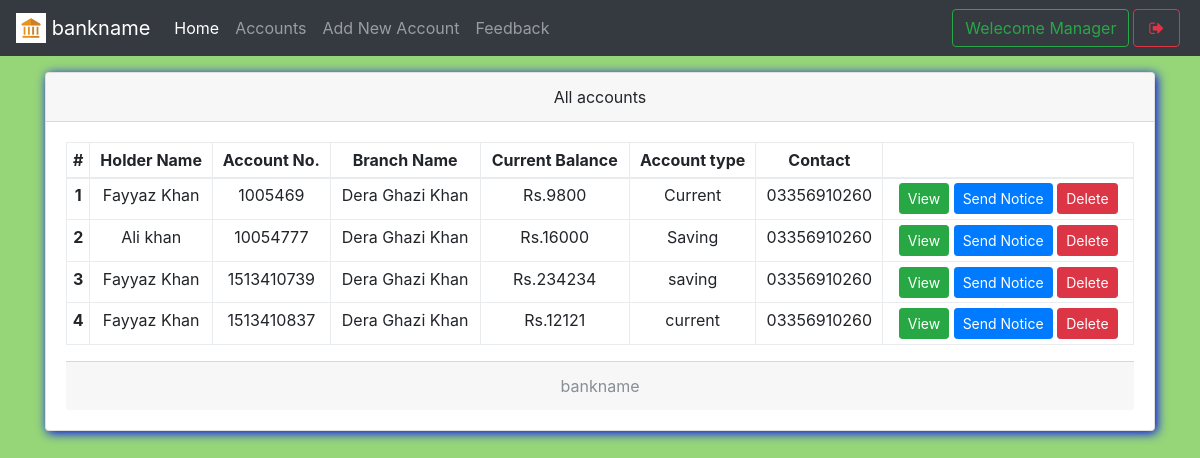
Page /mindex.php (signed in) on the earlier database version.
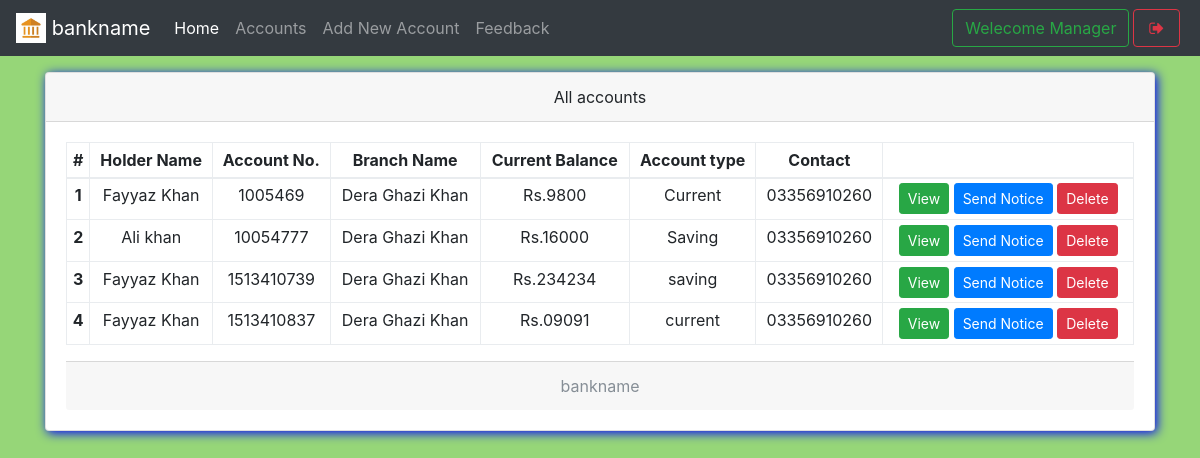
Same page on the later database version.
### tables this page shows
CREATE TABLE `useraccounts` (
  `id` int(11) NOT NULL,
  `email` text NOT NULL,
  `password` text NOT NULL,
  `name` varchar(111) NOT NULL,
  `balance` varchar(111) NOT NULL,
  `cnic` varchar(111) NOT NULL,
  `number` varchar(111) NOT NULL,
  `city` varchar(111) NOT NULL,
  `address` varchar(111) NOT NULL,
  `source` varchar(111) NOT NULL,
  `accountNo` varchar(111) NOT NULL,
  `branch` varchar(111) NOT NULL,
  `accountType` varchar(111) NOT NULL,
  `date` timestamp NOT NULL DEFAULT CURRENT_TIMESTAMP
);

CREATE TABLE `branch` (
  `branchId` int(11) NOT NULL,
  `branchNo` varchar(111) NOT NULL,
  `branchName` varchar(111) NOT NULL
);

### mindex.php (the view, shortened to what this page needs)
<!DOCTYPE html>
<html>
<head>
  <?php require 'assets/autoloader.php'; ?>
  <?php require 'assets/function.php'; ?>
</head>
<body style="background:#96D678;background-size: 100%">
<nav class="navbar navbar-expand-lg navbar-dark bg-dark fixed-top">
 <a class="navbar-brand" href="#">
    <img src="images/logo.png" width="30" height="30" class="d-inline-block align-top" alt="">
   <?php echo bankname; ?>
  </a>
  <div class="collapse navbar-collapse" id="navbarSupportedContent">
    <ul class="navbar-nav mr-auto">
      <li class="nav-item ">
        <a class="nav-link active" href="mindex.php">Home <span class="sr-only">(current)</span></a>
      </li>
      <li class="nav-item ">  <a class="nav-link" href="maccounts.php">Accounts</a></li>
      <li class="nav-item ">  <a class="nav-link" href="maddnew.php">Add New Account</a></li>
      <li class="nav-item ">  <a class="nav-link" href="mfeedback.php">Feedback</a></li>
    </ul>
    <?php include 'msideButton.php'; ?>
  </div>
</nav><br><br><br>
<div class="container">
<div class="card w-100 text-center shadowBlue">
  <div class="card-header">
    All accounts
  </div>
  <div class="card-body">
   <table class="table table-bordered table-sm">
  <thead>
    <tr>
      <th scope="col">#</th>
      <th scope="col">Holder Name</th>
      <th scope="col">Account No.</th>
      <th scope="col">Branch Name</th>
      <th scope="col">Current Balance</th>
      <th scope="col">Account type</th>
      <th scope="col">Contact</th>
      <th scope="col"></th>
    </tr>
  </thead>
  <tbody>
    <?php
      $i=0;
      $array = $con->query("select * from useraccounts,branch where useraccounts.branch = branch.branchId");
      if ($array->num_rows > 0)
      {
        while ($row = $array->fetch_assoc())
        {$i++;
    ?>
      <tr>
        <th scope="row"><?php echo $i ?></th>
        <td><?php echo $row['name'] ?></td>
        <td><?php echo $row['accountNo'] ?></td>
        <td><?php echo $row['branchName'] ?></td>
        <td>Rs.<?php echo $row['balance'] ?></td>
        <td><?php echo $row['accountType'] ?></td>
        <td><?php echo $row['number'] ?></td>
        <td>
          <a href="show.php?id=<?php echo $row['id'] ?>" class='btn btn-success btn-sm' data-toggle='tooltip' title="View More info">View</a>
          <a href="mnotice.php?id=<?php echo $row['id'] ?>" class='btn btn-primary btn-sm' data-toggle='tooltip' title="Send notice to this">Send Notice</a>
          <a href="mindex.php?delete=<?php echo $row['id'] ?>" class='btn btn-danger btn-sm' data-toggle='tooltip' title="Delete this account">Delete</a>
        </td>
      </tr>
    <?php
        }
      }
     ?>
  </tbody>
</table>
  <div class="card-footer text-muted">
    <?php echo bankname; ?>
  </div>
</div>
</body>
</html>

Differences in the rows shown:
changed useraccounts "current": balance "12121" → "09091"
